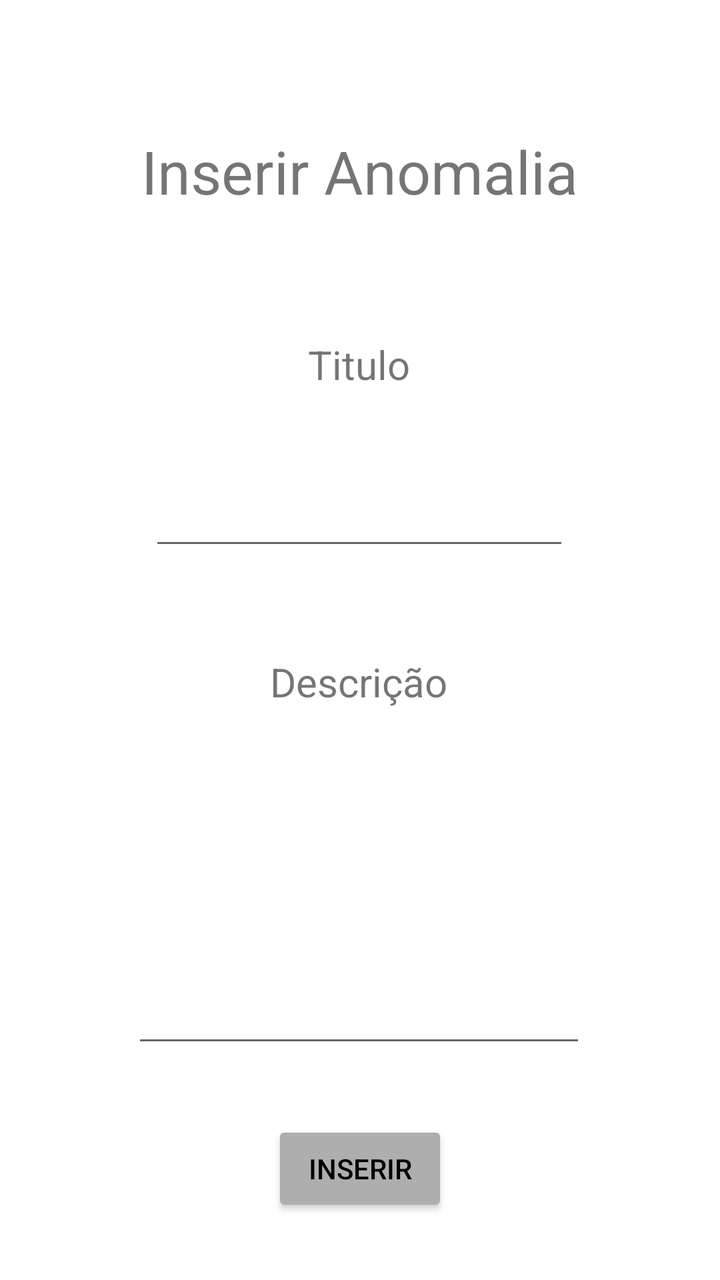
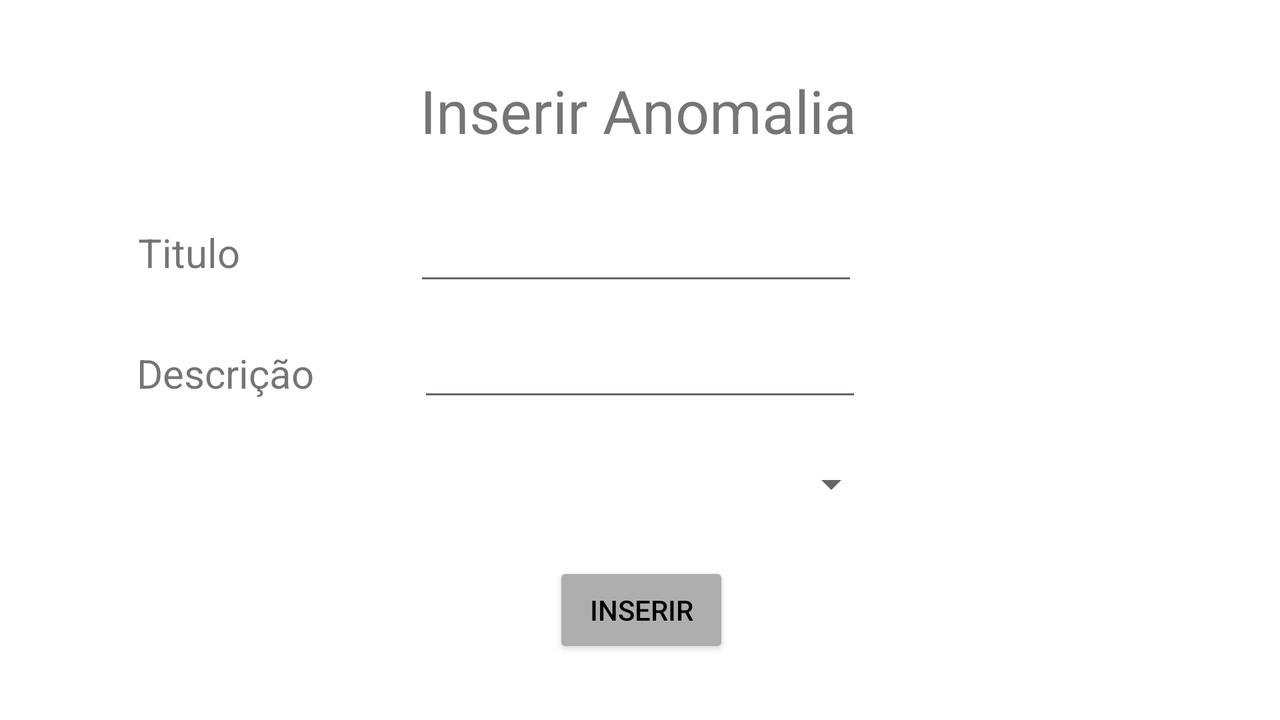

Two renders of one Android screen. The first uses the default layout on a phone; the second uses the alternative layout the repository ships for a different screen configuration, on a matching device. The two XML files are below.
<!-- AndroidManifest.xml: application theme Theme.MunicipioAlerta -->
<!-- res/layout/activity_inserir_anomalia.xml -->
<?xml version="1.0" encoding="utf-8"?>
<androidx.constraintlayout.widget.ConstraintLayout
    xmlns:android="http://schemas.android.com/apk/res/android"
    xmlns:app="http://schemas.android.com/apk/res-auto"
    xmlns:tools="http://schemas.android.com/tools"
    android:layout_width="match_parent"
    android:layout_height="match_parent"
    tools:context=".InserirAnomalia">

    <TextView
        android:id="@+id/textView6"
        android:layout_width="wrap_content"
        android:layout_height="wrap_content"
        android:text="@string/nomeInserirAnomalia"
        android:textAlignment="center"
        android:textSize="30sp"
        app:layout_constraintBottom_toBottomOf="parent"
        app:layout_constraintEnd_toEndOf="parent"
        app:layout_constraintHorizontal_bias="0.498"
        app:layout_constraintStart_toStartOf="parent"
        app:layout_constraintTop_toTopOf="parent"
        app:layout_constraintVertical_bias="0.109"
        android:gravity="center_horizontal" />

    <TextView
        android:id="@+id/textView7"
        android:layout_width="wrap_content"
        android:layout_height="wrap_content"
        android:gravity="center_horizontal"
        android:text="@string/tituloAnomalia"
        android:textAlignment="center"
        android:textSize="20sp"
        app:layout_constraintBottom_toBottomOf="parent"
        app:layout_constraintEnd_toEndOf="parent"
        app:layout_constraintHorizontal_bias="0.498"
        app:layout_constraintStart_toStartOf="parent"
        app:layout_constraintTop_toTopOf="parent"
        app:layout_constraintVertical_bias="0.275" />

    <TextView
        android:id="@+id/textView8"
        android:layout_width="wrap_content"
        android:layout_height="wrap_content"
        android:gravity="center_horizontal"
        android:text="@string/descricacaoAnomalia"
        android:textAlignment="center"
        android:textSize="20sp"
        app:layout_constraintBottom_toBottomOf="parent"
        app:layout_constraintEnd_toEndOf="parent"
        app:layout_constraintHorizontal_bias="0.498"
        app:layout_constraintStart_toStartOf="parent"
        app:layout_constraintTop_toTopOf="parent"
        app:layout_constraintVertical_bias="0.534" />

    <EditText
        android:id="@+id/tituloAnomalia"
        android:layout_width="wrap_content"
        android:layout_height="wrap_content"
        android:layout_marginTop="43dp"
        android:layout_marginBottom="67dp"
        android:ems="10"
        android:gravity="start|top"
        android:inputType="textMultiLine"
        app:layout_constraintBottom_toTopOf="@+id/textView8"
        app:layout_constraintEnd_toEndOf="parent"
        app:layout_constraintHorizontal_bias="0.497"
        app:layout_constraintStart_toStartOf="parent"
        app:layout_constraintTop_toBottomOf="@+id/textView7"
        app:layout_constraintVertical_bias="0.0"
        android:autofillHints="@string/tituloAnomalia" />

    <EditText
        android:id="@+id/descricaoAnomalia"
        android:layout_width="227dp"
        android:layout_height="129dp"
        android:layout_marginTop="43dp"
        android:ems="10"
        android:gravity="start|top"
        android:inputType="textMultiLine"
        app:layout_constraintBottom_toBottomOf="parent"
        app:layout_constraintEnd_toEndOf="parent"
        app:layout_constraintHorizontal_bias="0.497"
        app:layout_constraintStart_toStartOf="parent"
        app:layout_constraintTop_toBottomOf="@+id/textView8"
        app:layout_constraintVertical_bias="0.02"
        android:autofillHints="@string/descricacaoAnomalia"/>

    <Button
        android:id="@+id/button"
        style="@style/butao"
        android:layout_width="wrap_content"
        android:layout_height="wrap_content"
        android:text="@string/adicionarAnomalia"
        android:onClick="inserirAnomalia"
        app:backgroundTint="#AEAEAE"
        app:layout_constraintBottom_toBottomOf="parent"
        app:layout_constraintEnd_toEndOf="parent"
        app:layout_constraintStart_toStartOf="parent"
        app:layout_constraintTop_toBottomOf="@+id/descricaoAnomalia" />
</androidx.constraintlayout.widget.ConstraintLayout>
<!-- resources referenced by this layout -->
<resources>
  <string name="adicionarAnomalia" translatable="false">Inserir</string>
  <string name="descricacaoAnomalia" translatable="false">Descrição</string>
  <string name="nomeInserirAnomalia" translatable="false">Inserir Anomalia</string>
  <string name="tituloAnomalia" translatable="false">Titulo</string>
  <style name="butao" parent="Widget.AppCompat.Button">
          <item name="android:layout_width">254dp</item>
          <item name="android:layout_height">43dp</item>
          <item name="android:textColor">@color/black</item>
      </style>
  <style name="Theme.MunicipioAlerta" parent="Theme.MaterialComponents.DayNight.DarkActionBar">
          
          <item name="colorPrimary">@color/purple_500</item>
          <item name="colorPrimaryVariant">@color/purple_700</item>
          <item name="colorOnPrimary">@color/white</item>
          
          <item name="colorSecondary">@color/teal_200</item>
          <item name="colorSecondaryVariant">@color/teal_700</item>
          <item name="colorOnSecondary">@color/black</item>
          
          <item name="android:statusBarColor" tools:targetApi="l">?attr/colorPrimaryVariant</item>
          
      </style>
  <color name="black">#FF000000</color>
  <color name="purple_500">#FF6200EE</color>
  <color name="purple_700">#FF3700B3</color>
  <color name="white">#FFFFFFFF</color>
  <color name="teal_200">#FF03DAC5</color>
  <color name="teal_700">#FF018786</color>
</resources>
<!-- res/layout-land/activity_inserir_anomalia.xml (the repository's variant of the layout above) -->
<!-- drawn on the phone turned sideways -->
<?xml version="1.0" encoding="utf-8"?>
<androidx.constraintlayout.widget.ConstraintLayout
    xmlns:android="http://schemas.android.com/apk/res/android"
    xmlns:app="http://schemas.android.com/apk/res-auto"
    xmlns:tools="http://schemas.android.com/tools"
    android:layout_width="match_parent"
    android:layout_height="match_parent"
    tools:context=".InserirAnomalia">

    <TextView
        android:id="@+id/textView6"
        android:layout_width="wrap_content"
        android:layout_height="wrap_content"
        android:text="@string/nomeInserirAnomalia"
        android:textAlignment="center"
        android:textSize="30sp"
        app:layout_constraintBottom_toBottomOf="parent"
        app:layout_constraintEnd_toEndOf="parent"
        app:layout_constraintHorizontal_bias="0.498"
        app:layout_constraintStart_toStartOf="parent"
        app:layout_constraintTop_toTopOf="parent"
        app:layout_constraintVertical_bias="0.109"
        android:gravity="center_horizontal" />

    <TextView
        android:id="@+id/textView7"
        android:layout_width="wrap_content"
        android:layout_height="wrap_content"
        android:gravity="center_horizontal"
        android:text="@string/tituloAnomalia"
        android:textAlignment="center"
        android:textSize="20sp"
        app:layout_constraintBottom_toBottomOf="parent"
        app:layout_constraintEnd_toEndOf="parent"
        app:layout_constraintHorizontal_bias="0.117"
        app:layout_constraintStart_toStartOf="parent"
        app:layout_constraintTop_toTopOf="parent"
        app:layout_constraintVertical_bias="0.338" />

    <TextView
        android:id="@+id/textView8"
        android:layout_width="wrap_content"
        android:layout_height="wrap_content"
        android:gravity="center_horizontal"
        android:text="@string/descricacaoAnomalia"
        android:textAlignment="center"
        android:textSize="20sp"
        app:layout_constraintBottom_toBottomOf="parent"
        app:layout_constraintEnd_toEndOf="parent"
        app:layout_constraintHorizontal_bias="0.124"
        app:layout_constraintStart_toStartOf="parent"
        app:layout_constraintTop_toTopOf="parent"
        app:layout_constraintVertical_bias="0.52" />

    <EditText
        android:id="@+id/tituloAnomalia"
        android:layout_width="222dp"
        android:layout_height="51dp"
        android:autofillHints="@string/tituloAnomalia"
        android:ems="10"
        android:gravity="start|top"
        android:inputType="textMultiLine"
        app:layout_constraintBottom_toBottomOf="parent"
        app:layout_constraintEnd_toEndOf="parent"
        app:layout_constraintHorizontal_bias="0.495"
        app:layout_constraintStart_toStartOf="parent"
        app:layout_constraintTop_toTopOf="parent"
        app:layout_constraintVertical_bias="0.313" />

    <EditText
        android:id="@+id/descricaoAnomalia"
        android:layout_width="222dp"
        android:layout_height="51dp"
        android:autofillHints="@string/descricacaoAnomalia"
        android:ems="10"
        android:gravity="start|top"
        android:inputType="textMultiLine"
        app:layout_constraintBottom_toBottomOf="parent"
        app:layout_constraintEnd_toEndOf="parent"
        app:layout_constraintStart_toStartOf="parent"
        app:layout_constraintTop_toTopOf="parent" />

    <Spinner
        android:id="@+id/type_spinner"
        android:layout_width="231dp"
        android:layout_height="54dp"
        app:layout_constraintBottom_toBottomOf="parent"
        app:layout_constraintEnd_toEndOf="parent"
        app:layout_constraintHorizontal_bias="0.51"
        app:layout_constraintStart_toStartOf="parent"
        app:layout_constraintTop_toTopOf="parent"
        app:layout_constraintVertical_bias="0.703" />

    <Button
        android:id="@+id/button"
        style="@style/butao"
        android:layout_width="wrap_content"
        android:layout_height="wrap_content"
        android:onClick="inserirAnomalia"
        android:text="@string/adicionarAnomalia"
        app:backgroundTint="#AEAEAE"
        app:layout_constraintBottom_toBottomOf="parent"
        app:layout_constraintEnd_toEndOf="parent"
        app:layout_constraintHorizontal_bias="0.501"
        app:layout_constraintStart_toStartOf="parent"
        app:layout_constraintTop_toBottomOf="@+id/descricaoAnomalia"
        app:layout_constraintVertical_bias="0.708" />
</androidx.constraintlayout.widget.ConstraintLayout>
